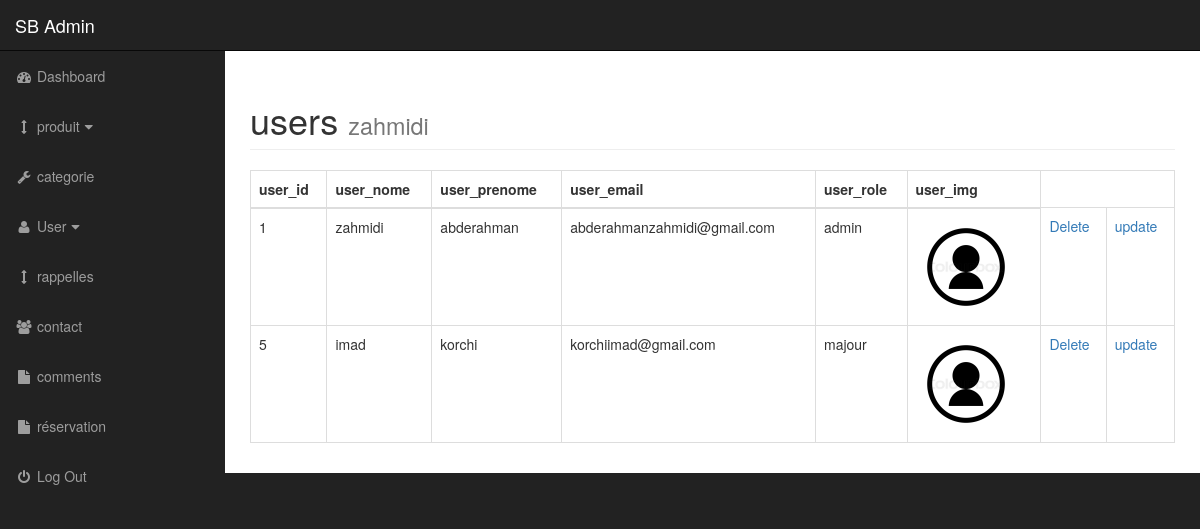
The page /admin/users.php (signed in) on the database its author committed.
### tables this page shows
CREATE TABLE `users` (
  `user_id` int(11) NOT NULL,
  `user_nome` varchar(255) NOT NULL,
  `user_prenome` varchar(255) NOT NULL,
  `user_email` varchar(255) NOT NULL,
  `user_role` varchar(255) NOT NULL,
  `user_img` text NOT NULL,
  `user_username` varchar(255) NOT NULL,
  `user_password` varchar(255) NOT NULL
);

### admin/includes/view_all_user.php (the view, shortened to what this page needs)
<div class="table-responsive">
    <table class="table table-dark table-bordered table-hover">
        <thead class="table-dark">
            <tr>
                <th>user_id</th>
                <th>user_nome</th>
                <th>user_prenome</th>
                <th>user_email</th>
                <th>user_role</th>
                <th>user_img</th>
            </tr>
        </thead>
        <tbody>
            <?php
            $query = "SELECT * FROM users";
            $select_all = mysqli_query($conn, $query);
            while ($row = mysqli_fetch_assoc($select_all)) {
                $user_id = $row['user_id'];
                $user_nome = $row['user_nome'];
                $user_prenome = $row['user_prenome'];
                $user_email = $row['user_email'];
                $user_role = $row['user_role'];
                $user_img = $row['user_img'];
            ?>
                <tr>
                    <td><?php echo $user_id ?></td>
                    <td><?php echo $user_nome ?></td>
                    <td><?php echo $user_prenome ?></td>
                    <td><?php echo $user_email ?></td>
                    <td><?php echo $user_role ?></td>
                    <td> <img style="width: 100px;" src="../image_db/<?php echo $user_img ?>" alt="image"></td>
                    <?php echo " <td> <a href='users.php?delete={$user_id}'>Delete</a></td>" ?>
                    <?php echo " <td> <a href='users.php?source=update_user&id_update={$user_id}'>update</a></td>" ?>
                </tr>
            <?php  } ?>
        </tbody>
    </table>
</div>

### admin/css/sb-admin.css (style rules this page uses)
body { margin-top: 100px; background-color: #222; }
@media (min-width:768px) { body { margin-top: 50px; } }

### rows shown on the page
users: user_id "1", user_nome "zahmidi", user_prenome "abderahman", user_email "abderahmanzahmidi@gmail.com", user_role "admin", user_img (picture)
users: user_id "5", user_nome "imad", user_prenome "korchi", user_email "korchiimad@gmail.com", user_role "majour", user_img (picture)

### other values the page prints
$_SESSION["user_nome"] "zahmidi"
